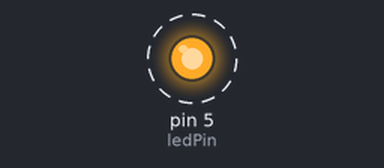
Simulated run of this sketch. Board: Arduino Uno, built with avr-gcc and run on an emulated ATmega328P. Shown: output pins drawn as LEDs (lit = HIGH). Dashed ring = blinking.

Above: at 0.1 s.
Timing chart, 0 to 3.0 s (numbered marks = the images above):
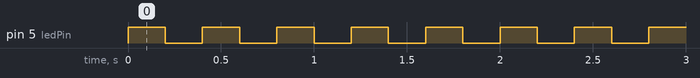

Measured:
- by itself, pin 5 (ledPin): alternates HIGH for 0.20 s and LOW for 0.20 s

The sketch:

LED1.ino
```cpp
int ledPin =5;//ledpin IO
void setup() {
  pinMode(ledPin,OUTPUT);
}

void loop() {
  digitalWrite(ledPin,HIGH);
  delay(200);
  digitalWrite(ledPin,LOW);
  delay(200);
}
```
